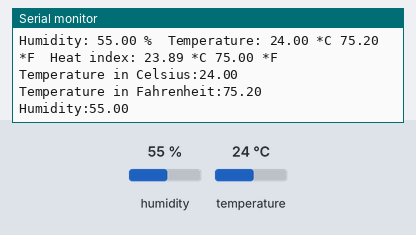
This sketch was run on a simulated ESP8266 (NodeMCU). Parts: the last lines printed to the serial monitor. The test bench sets the inputs (shaded band); at power-on: humidity 55 %, temperature 24 °C. WiFi joins after 1.5 s; servers stay silent unless stated; no MQTT or app messages arrive unless stated.

Above: at 2.7 s.
2.8 s: humidity set to 22 %
At 4.0 s:
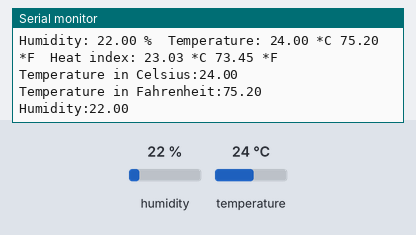
5.5 s: temperature set to 12 °C
At 6.7 s:
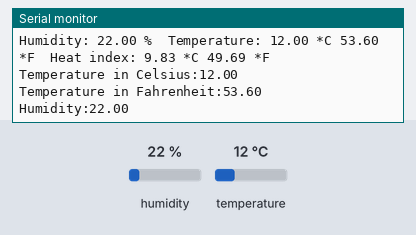
8.2 s: humidity set to 40 %
At 10.8 s:
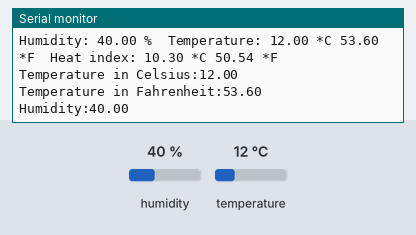
Timing chart, 0 to 12.3 s (numbered marks = the images above; inputs shaded):
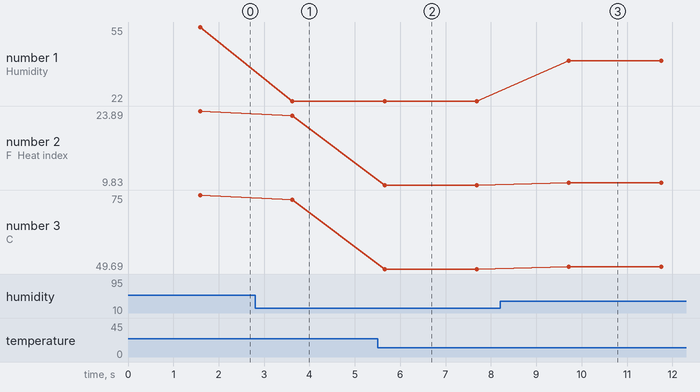

Measured:
- after the input at 2.8 s, the serial monitor: prints a new line after 0.82 s (image 1)
- after the input at 5.5 s, the serial monitor: prints a new line after 0.15 s (image 2)
- after the input at 8.2 s, the serial monitor: prints a new line after 1.5 s (image 3)
- plotted number 1: 55 → 22 after the input at 2.8 s, 22 → 40 after the input at 8.2 s
- plotted number 2: 23.89 → 23.03 after the input at 2.8 s, 23.03 → 9.83 after the input at 5.5 s, 9.83 → 10.3 after the input at 8.2 s
- plotted number 3: 75 → 73.45 after the input at 2.8 s, 73.45 → 49.69 after the input at 5.5 s, 49.69 → 50.54 after the input at 8.2 s

The sketch:

DHT_mqtt.ino
```cpp
#include <ESP8266WiFi.h>
#include <PubSubClient.h>
#include "DHT.h"

#define MEASUREMENT_TIMEINTERVAL 2 // Seconds

#define DHTPIN 2    // Pin which is connected to the DHT sensor.

// Uncomment the type of sensor in use:
#define DHTTYPE DHT11 // DHT 11
//#define DHTTYPE	DHT22	// DHT 22 (AM2302)
//#define DHTTYPE	DHT21	// DHT 21 (AM2301)

DHT dht(DHTPIN, DHTTYPE);

const char* wifi_ssid = "Your_WIFI_SSID";
const char* wifi_password = "Your_WIFI_PASSWORD";

const char* mqtt_server = "192.168.1.70";
const int mqtt_port = 1883;
const char* mqtt_user = "Your_MQTT_Username";
const char* mqtt_password = "Your_MQTT_Password";

#define humidity_topic "sensor/humidity"
#define temperature_celsius_topic "sensor/temperature_celsius"
#define temperature_fahrenheit_topic "sensor/temperature_fahrenheit"

// More information about the PubSubClient library
// https://pubsubclient.knolleary.net/api.html
// https://github.com/knolleary/pubsubclient
WiFiClient espClient;
PubSubClient client(espClient);

void callback(char* topic, byte* payload, unsigned int length) {
    // handle message arrived
}

void setup() {
    Serial.begin(115200);
    dht.begin();
    setup_wifi();
    client.setServer(mqtt_server, mqtt_port);

    // The callback function is executed when some device publishes a message to a topic that your ESP8266 is subscribed to
    // client.setCallback(callback);
}

void setup_wifi() {
    delay(10);
    // We start by connecting to a WiFi network
    Serial.println();
    Serial.print("Connecting to ");
    Serial.println(wifi_ssid);

    WiFi.begin(wifi_ssid, wifi_password);

    while (WiFi.status() != WL_CONNECTED) {
        delay(500);
        Serial.println("Connecting to WiFi..");
    }

    Serial.println("Connected to the WiFi network");
    Serial.println("IP address: ");
    Serial.println(WiFi.localIP());
}

// This functions reconnects your ESP8266 to your MQTT broker
// Change the function below if you want to subscribe to more topics with your ESP8266
void reconnect() {
    // Loop until we're reconnected
    while (!client.connected()) {
        Serial.println("Attempting MQTT connection...");

        if (client.connect("ESP8266Client", mqtt_user, mqtt_password)) {
            Serial.println("connected");

            // Subscribe or resubscribe to a topic
            // In this example we do not subscribe to any topic
            // client.subscribe("your_topic_of_interest");
        } else {
            Serial.print("failed with state ");
            Serial.println(client.state());
            // Wait 5 seconds before retrying
            delay(5000);
        }
    }
}

void loop() {
    if (!client.connected()) {
        reconnect();
    }

    if(!client.loop()) {
        client.connect("ESP8266Client");
    }

    // Reading temperature or humidity takes about 250 milliseconds!
    // Sensor readings may also be up to 2 seconds 'old' (its a very slow sensor)
    float h = dht.readHumidity();
    // Read temperature as Celsius (false)
    float t = dht.readTemperature();
    // Read temperature as Fahrenheit (true)
    float f = dht.readTemperature(true);

    // Check if any reads failed and exit early (to try again).
    if (isnan(h) || isnan(t) || isnan(f)) {
        Serial.println("Failed to read from DHT sensor!");
        return;
    }

    // Compute heat index in Fahrenheit (the default)
    float hif = dht.computeHeatIndex(f, h);
    // Compute heat index in Celsius (isFahreheit = false)
    float hic = dht.computeHeatIndex(t, h, false);
    Serial.print("Humidity: ");
    Serial.print(h);
    Serial.print(" %\t");
    Serial.print("Temperature: ");
    Serial.print(t);
    Serial.print(" *C ");
    Serial.print(f);
    Serial.print(" *F\t");
    Serial.print("Heat index: ");
    Serial.print(hic);
    Serial.print(" *C ");
    Serial.print(hif);
    Serial.println(" *F");

    Serial.print("Temperature in Celsius:");
    Serial.println(String(t).c_str());
    client.publish(temperature_celsius_topic, String(t).c_str(), true);

    Serial.print("Temperature in Fahrenheit:");
    Serial.println(String(f).c_str());
    client.publish(temperature_fahrenheit_topic, String(f).c_str(), true);

    Serial.print("Humidity:");
    Serial.println(String(h).c_str());
    client.publish(humidity_topic, String(h).c_str(), true);

    // Wait N seconds between measurements.
    delay(MEASUREMENT_TIMEINTERVAL * 1000);
}
```
